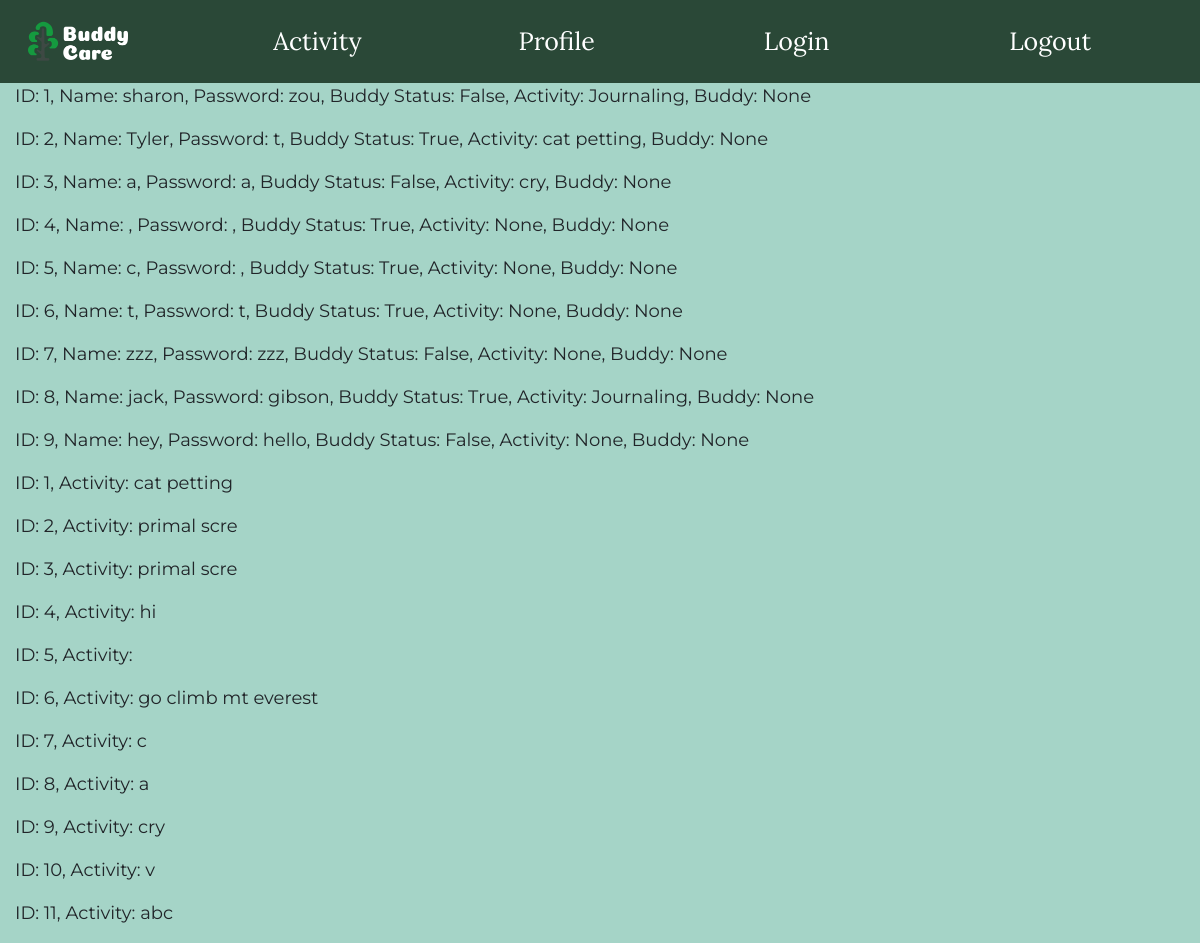
Before: /view with the older database file.
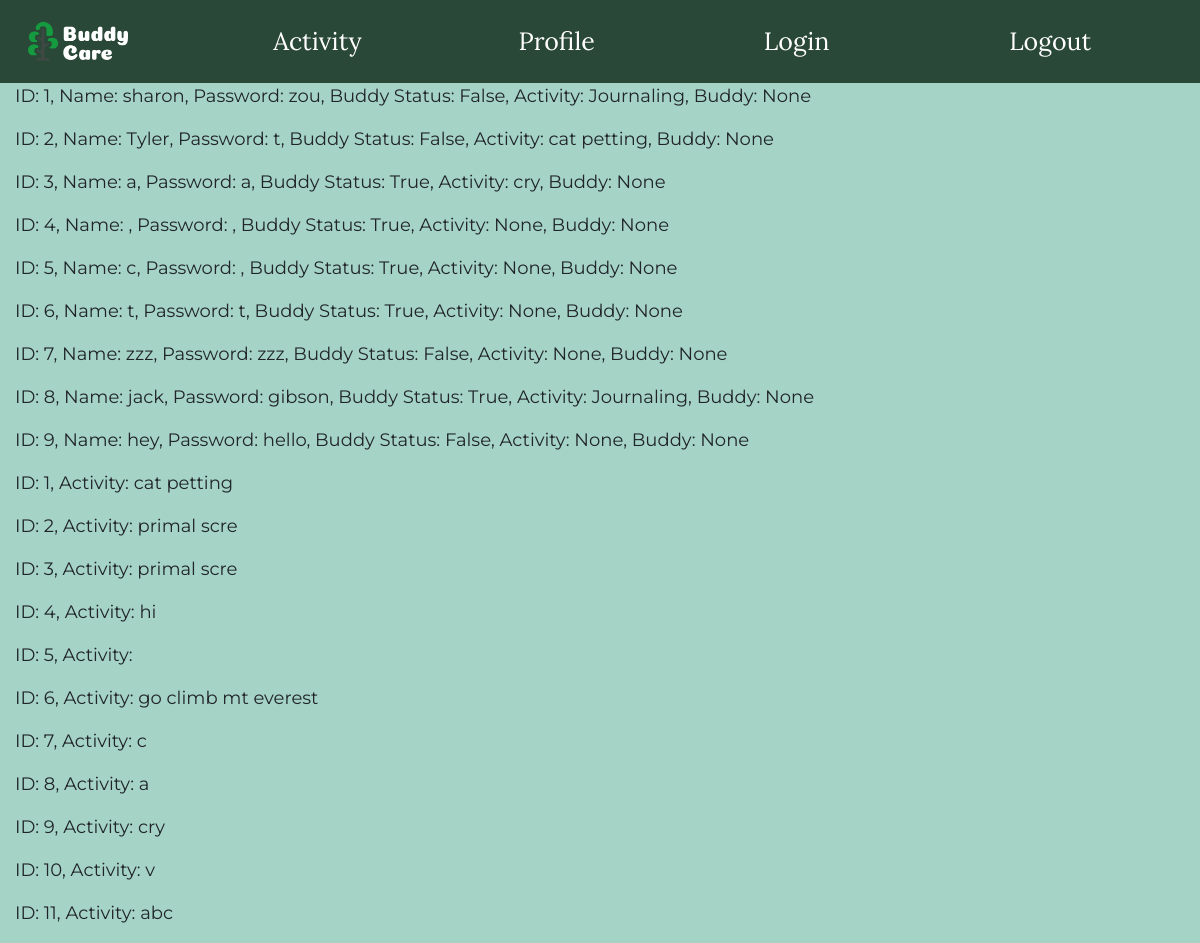
After: the same page with the newer database file.
### main.py (models this page shows, shortened)
class User(db.Model):
    id = db.Column("id", db.Integer, primary_key= True)
    username = db.Column("username", db.String(100))
    password = db.Column("password", db.String(100))
    bud = db.Column("bud", db.Boolean)
    activity = db.Column("activity", db.String(100))
    streak = db.Column("streak", db.Integer, primary_key=True)
    bio = db.Column("bio", db.String(300))
    achieve = db.Column("achieve", db.String(300))
    joke = db.Column("joke", db.String(200))
    budName = db.Column("buddy",db.String(200))
    image_file = db.Column("img", db.String(100), default="sunflowers.jpg")

### main.py (the view)
@app.route("/view")
def view():
    return render_template("view.html", values=User.query.all(), values1=newActivity.query.all())

### main.py (called while the page is built)
@app.before_request
def before_request():
    g.user = None
    if not(User == None or len(User.query.all())==0):
        if 'name' in session and not(session['name'] == None):
            user = User.query.filter_by(username = session['name']).first()
            g.user = user

### templates/view.html (shortened to what this page needs)
{% extends "base.html" %}
{% block content %}
    {% for item in values %}
        <p>ID: {{item.id}}, Name: {{item.username}}, Password: {{item.password}}, Buddy Status: {{item.bud}}, Activity: {{item.activity}}, Buddy: {{item.budName}}</p>
    {% endfor %}
    {% for item in values1 %}
        <p>ID: {{item.id1}}, Activity: {{item.activityname}}</p>
    {% endfor %}
{% endblock %}

Changed rows visible on the page:
changed User "Tyler": bud "True" → "False"
changed User "cry": bud "False" → "True"
